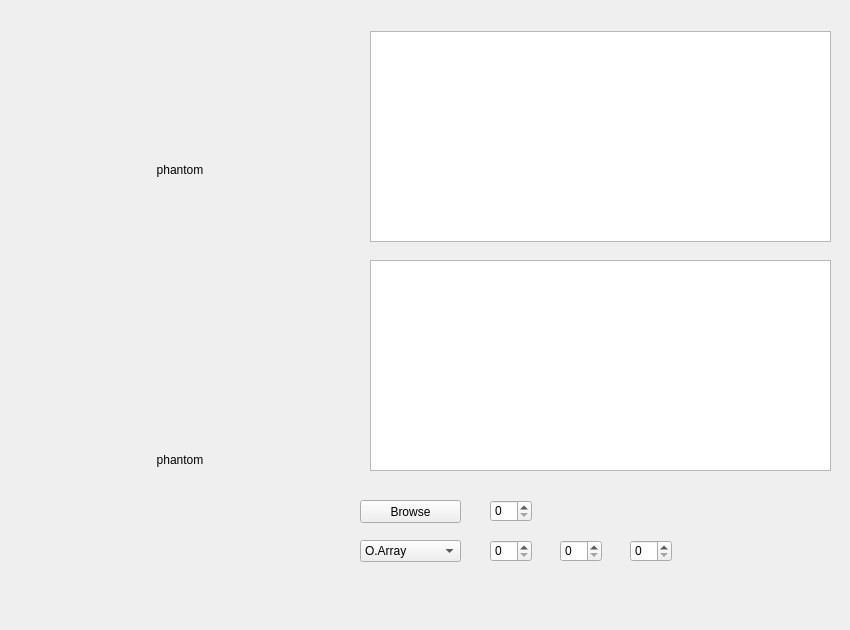
<?xml version="1.0" encoding="UTF-8"?>
<ui version="4.0">
 <class>Form</class>
 <widget class="QWidget" name="Form">
  <property name="geometry">
   <rect>
    <x>0</x>
    <y>0</y>
    <width>850</width>
    <height>630</height>
   </rect>
  </property>
  <property name="windowTitle">
   <string>Form</string>
  </property>
  <widget class="QComboBox" name="comboBox_sp">
   <property name="geometry">
    <rect>
     <x>360</x>
     <y>540</y>
     <width>101</width>
     <height>22</height>
    </rect>
   </property>
   <item>
    <property name="text">
     <string>O.Array</string>
    </property>
   </item>
   <item>
    <property name="text">
     <string>T1</string>
    </property>
   </item>
   <item>
    <property name="text">
     <string>T2</string>
    </property>
   </item>
   <item>
    <property name="text">
     <string>PD</string>
    </property>
   </item>
  </widget>
  <widget class="QSpinBox" name="spinBox_TR">
   <property name="geometry">
    <rect>
     <x>490</x>
     <y>540</y>
     <width>42</width>
     <height>22</height>
    </rect>
   </property>
  </widget>
  <widget class="QSpinBox" name="spinBox_FA">
   <property name="geometry">
    <rect>
     <x>630</x>
     <y>540</y>
     <width>42</width>
     <height>22</height>
    </rect>
   </property>
  </widget>
  <widget class="QSpinBox" name="spinBox_time">
   <property name="geometry">
    <rect>
     <x>490</x>
     <y>500</y>
     <width>42</width>
     <height>22</height>
    </rect>
   </property>
  </widget>
  <widget class="QSpinBox" name="spinBox_TE">
   <property name="geometry">
    <rect>
     <x>560</x>
     <y>540</y>
     <width>42</width>
     <height>22</height>
    </rect>
   </property>
  </widget>
  <widget class="QLabel" name="phantom2">
   <property name="geometry">
    <rect>
     <x>20</x>
     <y>320</y>
     <width>320</width>
     <height>280</height>
    </rect>
   </property>
   <property name="text">
    <string>phantom</string>
   </property>
   <property name="alignment">
    <set>Qt::AlignCenter</set>
   </property>
  </widget>
  <widget class="QPushButton" name="pushButton">
   <property name="geometry">
    <rect>
     <x>360</x>
     <y>500</y>
     <width>101</width>
     <height>23</height>
    </rect>
   </property>
   <property name="text">
    <string>Browse</string>
   </property>
  </widget>
  <widget class="QLabel" name="phantom1">
   <property name="geometry">
    <rect>
     <x>20</x>
     <y>30</y>
     <width>320</width>
     <height>280</height>
    </rect>
   </property>
   <property name="text">
    <string>phantom</string>
   </property>
   <property name="alignment">
    <set>Qt::AlignCenter</set>
   </property>
  </widget>
  <widget class="QGraphicsView" name="graphicsView_t1_2">
   <property name="geometry">
    <rect>
     <x>370</x>
     <y>31</y>
     <width>461</width>
     <height>211</height>
    </rect>
   </property>
  </widget>
  <widget class="QGraphicsView" name="graphicsView_t2">
   <property name="geometry">
    <rect>
     <x>370</x>
     <y>260</y>
     <width>461</width>
     <height>211</height>
    </rect>
   </property>
  </widget>
 </widget>
 <resources/>
 <connections/>
</ui>
